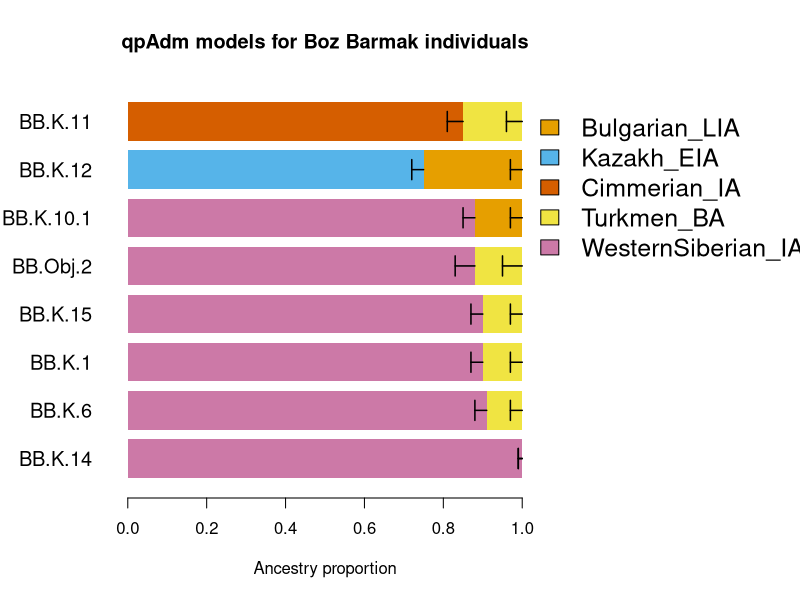

Reproduce this figure in R.
# Load required libraries
library(ggplot2)
library(dplyr)
library(tidyr)

ancestry_values <- data.frame(
  Individual = c("BB.K.14","BB.K.6", "BB.K.1","BB.K.15","BB.Obj.2", "BB.K.10.1", "BB.K.12", "BB.K.11"),
  Ancestry1 = c("WesternSiberian_IA", "WesternSiberian_IA", "WesternSiberian_IA",  "WesternSiberian_IA", "WesternSiberian_IA", "WesternSiberian_IA", "Kazakh_EIA",  "Cimmerian_IA" ) ,              
  Proportion1 = c(1, 0.91,  0.9, 0.9, 0.88, 0.88,  0.75, 0.85),
  Error1 = c(0.01, 0.03,  0.03,0.03, 0.05,  0.03, 0.03, 0.04),              
  Ancestry2 = c("Turkmen_BA", "Turkmen_BA","Turkmen_BA", "Turkmen_BA","Turkmen_BA",  "Bulgarian_LIA", "Bulgarian_LIA", "Turkmen_BA"),
  Proportion2 = c(0, 0.09, 0.1,    0.1, 0.12,   0.12,  0.25,   0.15), 
  Error2 = c(0.01, 0.03,  0.03,0.03,0.05,  0.03, 0.03, 0.04)
  )             


# 1. Long format
ancestry_long <- ancestry_values %>%
  pivot_longer(
    cols = c(Ancestry1, Ancestry2, Proportion1, Proportion2, Error1, Error2),
    names_to = c(".value", "Set"),
    names_pattern = "([A-Za-z]+)([12])"
  )

# 2. Manual stacking order
manual_order <- list(
  "BB.K.14" = c("WesternSiberian_IA", "Turkmen_BA"), 
  "BB.K.6" = c("WesternSiberian_IA", "Turkmen_BA"),
  "BB.K.15" = c("WesternSiberian_IA", "Turkmen_BA"),
  "BB.K.1" = c("WesternSiberian_IA","Turkmen_BA"), 
  "BB.Obj.2" = c("WesternSiberian_IA", "Turkmen_BA"),  
  "BB.K.11" = c("Cimmerian_IA", "Turkmen_BA"),
    "BB.K.12" = c("Kazakh_EIA", "Bulgarian_LIA"),
  "BB.K.10.1" = c("WesternSiberian_IA","Bulgarian_LIA")

 )

# 3. Apply manual stacking order and calculate positions
# Use a robust lookup within group_by/mutate to ensure pos is correct.
ancestry_long <- ancestry_long %>%
  group_by(Individual) %>%
  mutate(
    # Get the manual order vector for the current Individual
    current_order = list(manual_order[[as.character(first(Individual))]]),
    # Compute position index of this ancestry in the current_order (1 = bottom)
    pos = match(Ancestry, current_order[[1]])
  ) %>%
  # Arrange by the calculated position index
  arrange(pos, .by_group = TRUE) %>%
  mutate(
    bottom = cumsum(lag(Proportion, default = 0)),
    top = bottom + Proportion
  ) %>%
  ungroup()

# Preserve original individual order and assign coordinates for plotting
individual_levels <- ancestry_values$Individual
ancestry_long$Individual <- factor(ancestry_long$Individual, levels = individual_levels)

# Assign a numeric y-coordinate to each individual for plotting
y_coords <- setNames(seq_along(individual_levels) * 1.5, individual_levels)
ancestry_long$y_center <- y_coords[as.character(ancestry_long$Individual)]


# 4. Color palette for all 6 ancestries 
colors_map <- c(
  "Bulgarian_LIA"    = "#E69F00",
  "Kazakh_EIA" = "#56B4E9",
  "Cimmerian_IA"  = "#D55E00",
  "Turkmen_BA" = "#F0E442",
  "WesternSiberian_IA" = "#CC79A7"
)

# 5. Generate the Base R Plot using rect() 
# Initialize PNG device with good resolution (1200x700 pixels)
png("qpAdm_BB_Ancestry.png", width = 1200, height = 700, res = 100) 

# Set margins: Left for labels (8), Right for legend (8)
par(mar = c(5, 5.5, 4, 13) + 0.1)

# Set up the plot area
plot(
  NA, NA,
  xlim = c(0, 1),
  ylim = range(ancestry_long$y_center) + c(-0.75, 0.75),
  main = "qpAdm models for Boz Barmak individuals",
  xlab = "Ancestry proportion",
  ylab = "",
  yaxt = "n",
  bty = "n"
)

# Draw the segments (thick bars)
bar_width = 1.2 # Increased bar thickness
with(ancestry_long, {
  rect(
    xleft = bottom,
    ybottom = y_center - bar_width/2,
    xright = top,
    ytop = y_center + bar_width/2,
    col = colors_map[Ancestry],
    border = NA
  )
})

# Draw the Error Bars (using the top and Error values)
with(ancestry_long, {
  # Error bars are drawn from the 'top' position down by 'Error'
  arrows(
    x0 = top - Error,  # Start X position (bottom of error bar)
    y0 = y_center,     # Y position (center of the bar)
    x1 = top,          # End X position (top of error bar, aligned with bar end)
    y1 = y_center,
    angle = 90,        # Make the ends horizontal
    code = 1,          # Draw arrows at both ends (vertical line segment)
    length = 0.1,     # Length of the horizontal tick at the end
    lwd = 1.5,         # Thickness of the error bar
    col = "black"      # Black color for contrast
  )
})

# Add individual labels (Y-axis)
axis(
  side = 2,
  at = y_coords,
  labels = names(y_coords),
  las = 1,
  tick = FALSE,
  cex.axis = 1.2 # Larger text size
)

# Add Legend (Placed in the right margin)
legend(
  x = 0.99,
  y = max(ancestry_long$y_center) + 0.75,
  legend = names(colors_map),
  fill = colors_map,
  bty = "n",
  cex = 1.5,
  xpd = TRUE
)

# Close the device to save the file
dev.off()
